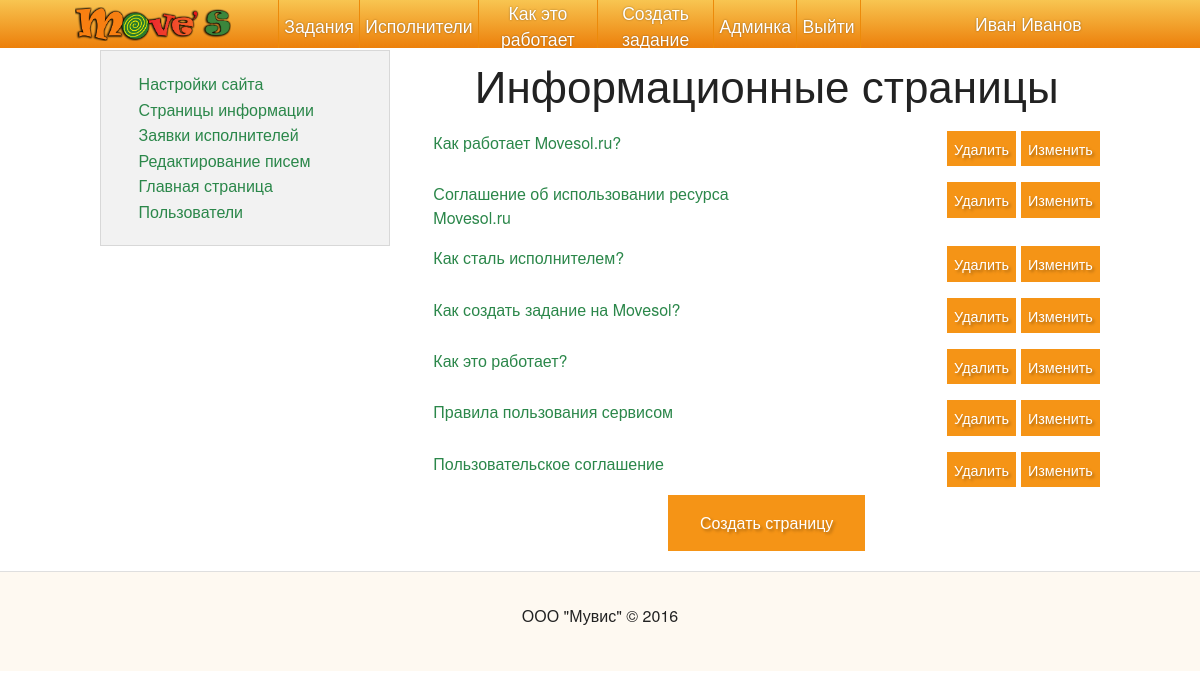
The app's page /admin/info/ (signed in) with its own data.
### project/modules/user/model.py (models this page shows, shortened)
class User(Model, UserMixin):
    id = Column(db.Integer, primary_key=True)
    full_name = Column(db.String(255), nullable=False)
    registered_at = Column(db.DateTime, default=datetime.datetime.utcnow)
    last_visited_at = Column(db.DateTime, default=None)
    phone = Column(db.String(100))
    email = Column(db.String(100), unique=False)
    password = Column(db.String(64), nullable=False)
    password_salt = Column(db.String(8), nullable=False)
    city = Column(db.String(255), nullable=False)
    active = Column(db.Boolean, default=True, nullable=False) # Is account activated
    email_confirmed = Column(db.Boolean, default=False, nullable=False) # Is account activated
    phone_confirmed = Column(db.Boolean, default=False, nullable=False) # Is phone confirmed
    doer = Column(db.Boolean, default=True, nullable=False)   # Does a user have doer rights
    task_categories = relationship('Category', secondary=category_to_doer, backref=db.backref('doers', lazy='dynamic'))
    balance = Column(db.Numeric(precision=15, scale=2), default=0)
    avatar_id = Column(db.Integer, db.ForeignKey('upload.id'), nullable=True)
    avatar = relationship('Upload', foreign_keys=[avatar_id], uselist=False)
    rights = Column(db.String(100), nullable=False, default='user')
    roles = db.relationship('Role', secondary=role_to_user, backref=db.backref('users', lazy='dynamic'))
    age = Column(db.Integer)
    about = Column(db.Text(2048), default='')
    deleted = Column(db.Boolean, default=False, nullable=False)
    _rating = Column('rating', db.Float, nullable=False, default=0.0)
    @hybrid_property
    def rating(self):
        return self._rating
    @rating.setter
    def rating(self, value):
        raise Exception('Please, use User.add_rating(rater, value) and User.remove_rating(rating_id) methods')
    def is_authenticated(self):
        return True

### project/modules/info/model.py (models this page shows)
class InfoPage(Model):
    id = Column(db.Integer, primary_key=True)
    url_name = Column(db.String(255), unique=True, default=lambda context: urlify(context.current_parameters['title']))
    text = Column(db.Text, nullable=False)
    title = Column(db.Text(4096), nullable=False)
    listed = Column(db.Boolean, default=True)
    sort_order = Column(db.Integer, default=1, nullable=False)

### project/modules/admin/views.py (the view)
@frontend.route('admin/info/', methods=['GET'])
@rights_required('admin')
def admin_info():
    pages = InfoPage.query.all()
    return render_template('admin/info.html', **{
        'pages': pages
    })

### project/security.py (called while the page is built)
@login_manager.user_loader
def load_user(id):
    print('USER LOADER CALLED')
    result = User.query.get( int(id) )
    print('REQUESTED USER ID: {}'.format(id))
    print('REQUESTED USER: {}'.format(result))
    return result

### project/template_globals.py (called while the page is built)
@app.template_filter('nl2br')
def nl2br(value):
    value = re.sub(r'\r\n|\r|\n', '\n', value)
    return Markup(value.replace('\n', '<br />'))

@app.template_filter('oneline')
def oneline(value):
    value = re.sub(r'\r\n|\r|\n', '\n', value)
    return Markup(value.replace('\n', ' '))

@app.context_processor
def inject_globals():
	return {
		'now': datetime.datetime.now(),
		'settings': Constant.query.filter_by(active=True).first(),
		'config': config,
        'user_avatar_link': user_avatar_link,
        'has_rights': has_rights
	}

### project/util.py (called while the page is built)
def has_rights(user, rights):
    rights_level = user.rights or 'guest'
    if rights_level not in rights_order or rights not in rights_order:
        return False
    if rights_order.index(rights_level) < rights_order.index(rights):
        return False
    return True

def rights_required(rights):
    def decorator(f):
        @functools.wraps(f)
        def wrapper(*args, **kwargs):
            if not has_rights(current_user, rights):
                return redirect( url_for('frontend.access_denied') )
            return f(*args, **kwargs)
        return wrapper
    return decorator

### templates/admin/info.html (shortened to what this page needs)
{% extends 'admin/admin_base.html' %}
{% block controller %}admin_info{% endblock %}
{% block admin_page %}
    <h1>Информационные страницы</h1>
    <div class="admin-info__items">
        {% for page in pages %}
            <div class="page-item row">
                <div class="page-item__title small-7 columns">
                    <a href="{{  url_for('frontend.info_page', url_name=page.url_name)  }}">{{ page.title }}</a>
                </div>
                <div class="page-item__actions small-5 columns">
                    <a class="button tiny" data-id="{{ page.id }}" data-action="delete">Удалить</a>
                    <a class="button tiny" data-id="{{ page.id }}" data-action="update" href="{{ url_for('frontend.edit_info_page', id=page.id) }}">Изменить</a>
                </div>
            </div>
        {% endfor %}
    </div>
    <a class="button" href="{{ url_for('frontend.new_info_page') }}">Создать страницу</a>
{% endblock admin_page %}

### templates/base.html (shortened to what this page needs)
<!doctype html>
<html class="no-js" lang="ru">
<head>
    {% block styles %}
    <link rel="stylesheet" href="/static/assets/css/app.css">
    <link rel="stylesheet" href="/static/assets/css/additional_styles.css">
    <link rel="stylesheet" href="/static/assets/css/jquery.datetimepicker.css">
    <link rel="stylesheet" href="/static/assets/css/magnific-popup.css">
    <link rel="stylesheet" href="/static/assets/css/chosen.min.css">
    <link rel="stylesheet" href="/static/assets/css/trumbowyg/trumbowyg.min.css">
    {% endblock %}
</head>
<body class="{% block controller %}{% endblock %}">
    <div class="off-canvas-wrap" data-offcanvas>
        <div class="inner-wrap">
            {% block menu %}
            <div class="row full-width sticky-header hide-for-small-only">
                <div class="small-2 columns hide-for-medium-only sticky-header__logo">
                    <div class="center-y">
                        <a href="{{ url_for('frontend.index') }}" class="sticky-header__link"><img class="sticky-header__logo" src="/static/assets/img/logo_shaded.png"></a>
                    </div>
                </div>
                <nav class="small-7 columns sticky-header__items">
                    <div class="center-y">
                        <a href="{{ url_for('frontend.task_list') }}" class="sticky-header__nav-link">Задания</a>
                        <a href="{{ url_for('frontend.user_list') }}" class="sticky-header__nav-link">Исполнители</a>
                        <a href="{{ url_for('frontend.info') }}" class="sticky-header__nav-link last">Как это работает</a>
						{% if current_user.is_authenticated() %}
                        <a href="{{ url_for('frontend.task_new') }}" class="sticky-header__nav-link">Создать задание</a>
                        {% if current_user.rights == 'admin' %}
                        <a href="{{ url_for('frontend.admin_settings') }}" class="sticky-header__nav-link last">Админка</a>
                        {% endif %}
                        <a href="{{ url_for('frontend.logout') }}" class="sticky-header__nav-link">Выйти</a>
						{% endif %}
                    </div>
                </nav>
                <div class="small-2 columns sticky-header__profile">
                    <div class="center-y">
                        {% if current_user.is_authenticated() %}
                        <a href="{{ url_for('frontend.user_view', id = current_user.id) }}">{{ current_user.full_name }}</a>
                        {% else %}
                            <a href="{{ url_for('frontend.login') }}" class="sticky-header__nav-link">Вход</a>
                            <a href="{{ url_for('frontend.reg') }}" class="sticky-header__nav-link">Регистрация</a>
                        {% endif %}
                    </div>
                </div>
            </div>
            {% endblock menu %}
            <div class="content-pad">
            {% block body %}
            {% endblock %}
            </div>
        </div>
    </div>
	{% block footer %}
	<footer class="footer">
		<div class="row full-width">
			<div class="small-12 columns center-x">
				ООО "Мувис" &#169; {{ now.strftime('%Y') }}
			</div>
		</div>
	</footer>
	{% endblock %}
</body>
</html>

### static/assets/css/additional_styles.css (style rules this page uses)
.page-item { border-bottom: #AAA; padding-top: 0.5em; padding-bottom: 0.5em; }
.page-item__title { text-align: left; }
.page-item__title a { display: block; }
.page-item__actions { text-align: right; }
.page-item__actions .button { margin-bottom: 0; font-size: 0.9em; padding: 0.5em; }
.sticky-header a { font-size: 1.1em; }

### records on screen
User: full_name "Иван Иванов"
InfoPage: title "Как работает Movesol.ru?"
InfoPage: title "Соглашение об использовании ресурса Movesol.ru"
InfoPage: title "Как сталь исполнителем?"
InfoPage: title "Как создать задание на Movesol?"
InfoPage: title "Как это работает?"
InfoPage: title "Правила пользования сервисом"
InfoPage: title "Пользовательское соглашение"
